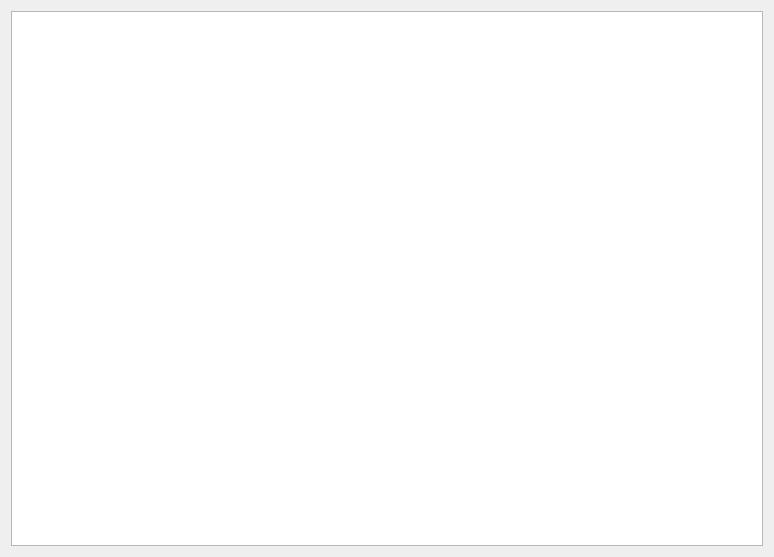
<?xml version="1.0" encoding="UTF-8"?>
<ui version="4.0">
 <class>Form</class>
 <widget class="QWidget" name="Form">
  <property name="geometry">
   <rect>
    <x>0</x>
    <y>0</y>
    <width>774</width>
    <height>557</height>
   </rect>
  </property>
  <property name="windowTitle">
   <string>Form</string>
  </property>
  <layout class="QVBoxLayout" name="verticalLayout_2">
   <item>
    <layout class="QVBoxLayout" name="verticalLayout">
     <item>
      <layout class="QHBoxLayout" name="horizontalLayout"/>
     </item>
     <item>
      <widget class="QTableWidget" name="tableWidget"/>
     </item>
    </layout>
   </item>
  </layout>
 </widget>
 <resources/>
 <connections/>
</ui>
